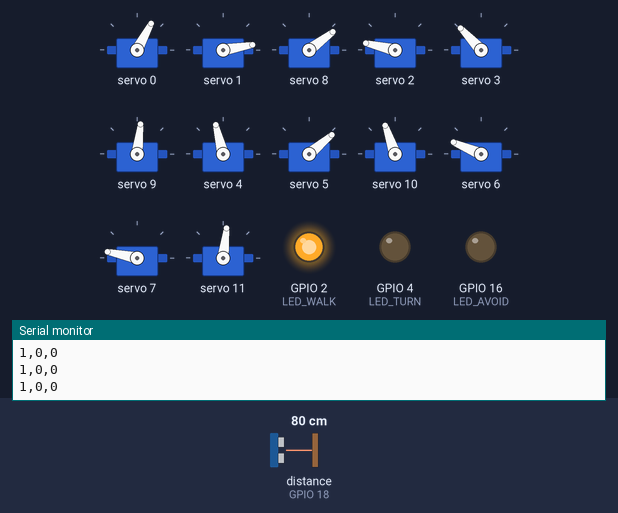
Simulated run of this sketch. Board: ESP32. Parts: 12 × servo, output pins drawn as LEDs (lit = HIGH), the last lines printed to the serial monitor. Wiring (inferred from the names in the program): ultrasonic range finder: trigger GPIO 5; echo GPIO 18. The inputs (shaded band) are chosen by the test bench; at power-on: distance to the obstacle (sensor on GPIO 18) 80 cm. The echo pulse lasts 58.3 µs per cm; pins used as bus, display or sensor lines are not drawn.

Above: at 2.2 s.
2.3 s: distance to the obstacle (sensor on GPIO 18) set to 2 cm
At 3.69 s:
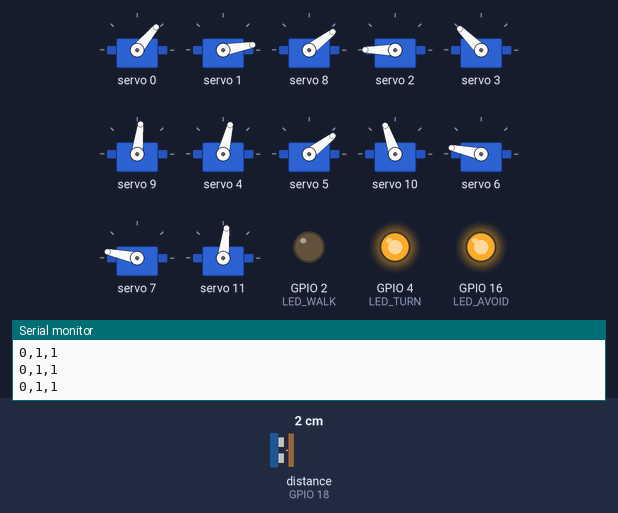
At 4.2 s:
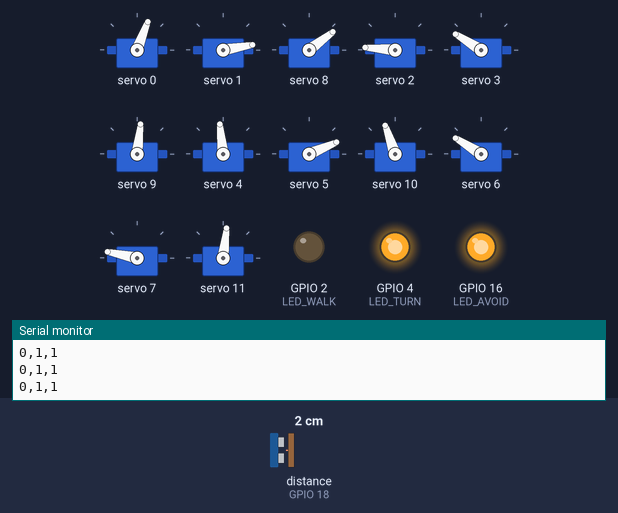
5.3 s: distance to the obstacle (sensor on GPIO 18) set to 18 cm
At 7.57 s:
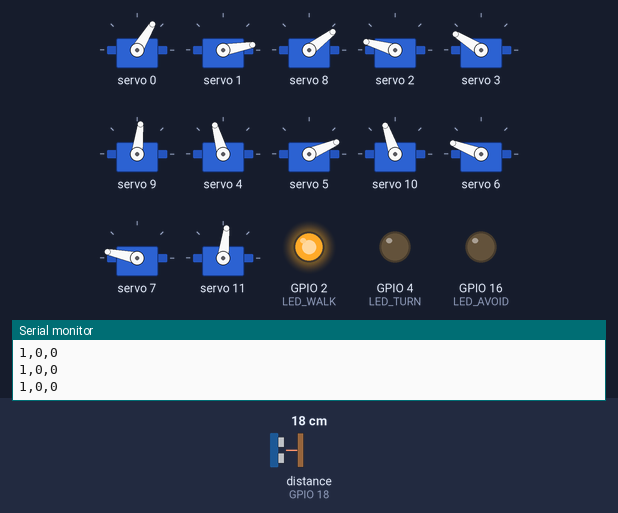
8.3 s: distance to the obstacle (sensor on GPIO 18) set to 14 cm
At 9.35 s:
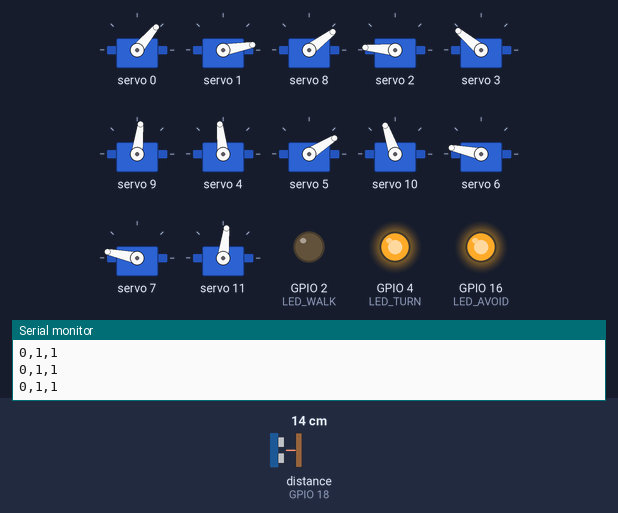
11.3 s: distance to the obstacle (sensor on GPIO 18) set to 35 cm
14.3 s: distance to the obstacle (sensor on GPIO 18) set to 60 cm
17.3 s: distance to the obstacle (sensor on GPIO 18) set to 299 cm
Timing chart, 0 to 21.3 s (numbered marks = the images above; inputs shaded):
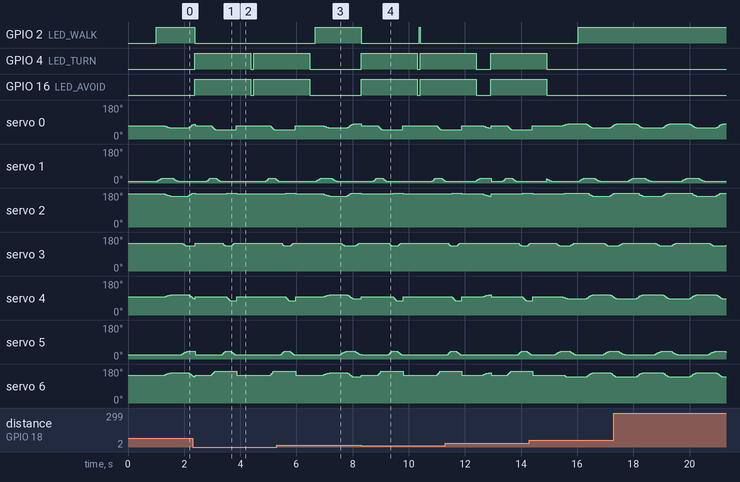

The sketch:

robo_dog.ino
```cpp
#include <Wire.h>
#include <Adafruit_PWMServoDriver.h>

Adafruit_PWMServoDriver pwm = Adafruit_PWMServoDriver();

// --- PINS ---
#define TRIG_PIN 5
#define ECHO_PIN 18
#define LED_WALK 2
#define LED_TURN 4
#define LED_AVOID 16

// --- CALIBRATION ---
const int HIP_C[]  = {50, 130, 70, 110};
const int KNEE_C[] = {5, 110, 15, 125};
const int SH_RAW[] = {25, 60, 80, 60};
const int MIRROR[] = {1, -1, 1, -1};
const int H_CH[] = {0, 2, 4, 6}, K_CH[] = {1, 3, 5, 7}, S_CH[] = {8, 9, 10, 11};
int cur[12];

// --- TUNING ---
const int STEP_SIZE = 8;
const int BACKWARD_STEP_SIZE = 4;
const int LIFT_HEIGHT = 12;
const int TURN_PULL = 15;

// Task Handles
TaskHandle_t xWalkHandle = NULL;
TaskHandle_t xTurnHandle = NULL;

// --- SHARED FUNCTIONS ---
void setServo(int ch, int angle) {
  cur[ch] = angle;
  pwm.setPWM(ch, 0, map(constrain(angle, 0, 180), 0, 180, 120, 620));
}

void moveBatch(const int channels[], const int targets[], int n, int steps, int ms) {
  int starts[n];
  for (int i = 0; i < n; i++) starts[i] = cur[channels[i]];
  for (int s = 1; s <= steps; s++) {
    float t = (1.0 - cos((float)s / steps * PI)) / 2.0;
    for (int i = 0; i < n; i++) setServo(channels[i], starts[i] + (int)((targets[i] - starts[i]) * t));
    vTaskDelay(pdMS_TO_TICKS(ms));
  }
}

void stand() {
  for (int i = 0; i < 4; i++) {
    setServo(H_CH[i], HIP_C[i]);
    setServo(K_CH[i], KNEE_C[i]);
    setServo(S_CH[i], SH_RAW[i]);
  }
}

// --- NEW TASK: TELEMETRY (For Timing Graph) ---
void TaskTelemetry(void *pvParameters) {
  Serial.begin(115200); // Use high baud for Serial Studio
  for (;;) {
    // Read LED states to visualize task execution
    int walk = digitalRead(LED_WALK);
    int turn = digitalRead(LED_TURN);
    int avoid = digitalRead(LED_AVOID);

    // Format: "WalkVal,TurnVal,AvoidVal"
    Serial.print(walk);
    Serial.print(",");
    Serial.print(turn);
    Serial.print(",");
    Serial.println(avoid);

    vTaskDelay(pdMS_TO_TICKS(20)); // High sampling rate for smooth graph
  }
}

// --- TASK 1: SENSING (PRIORITY 4) ---
void TaskSensing(void *pvParameters) {
  pinMode(TRIG_PIN, OUTPUT); pinMode(ECHO_PIN, INPUT);
  pinMode(LED_AVOID, OUTPUT);
  for (;;) {
    digitalWrite(TRIG_PIN, LOW); delayMicroseconds(2);
    digitalWrite(TRIG_PIN, HIGH); delayMicroseconds(10);
    digitalWrite(TRIG_PIN, LOW);
    long duration = pulseIn(ECHO_PIN, HIGH, 30000);
    int distance = (duration > 0) ? (duration * 0.034 / 2) : 999;

    if (distance > 0 && distance < 15) {
      digitalWrite(LED_AVOID, HIGH);
      vTaskSuspend(xWalkHandle);
      xTaskNotifyGive(xTurnHandle);
      vTaskDelay(pdMS_TO_TICKS(2000));
      digitalWrite(LED_AVOID, LOW);
    }
    vTaskDelay(pdMS_TO_TICKS(100));
  }
}

// --- TASK 2: WALKING (PRIORITY 3) ---
void TaskWalking(void *pvParameters) {
  pinMode(LED_WALK, OUTPUT);
  for (;;) {
    digitalWrite(LED_WALK, HIGH);
    int sA=0, sB=3, pA=1, pB=2;
    for(int phase=0; phase<2; phase++) {
      int kCh[] = {K_CH[sA], K_CH[sB]}, kTg[] = {KNEE_C[sA]+MIRROR[sA]*LIFT_HEIGHT, KNEE_C[sB]+MIRROR[sB]*LIFT_HEIGHT};
      moveBatch(kCh, kTg, 2, 12, 20);
      int hCh[] = {H_CH[sA], H_CH[sB], H_CH[pA], H_CH[pB]};
      int hTg[] = {HIP_C[sA]+MIRROR[sA]*-1*STEP_SIZE, HIP_C[sB]+MIRROR[sB]*-1*STEP_SIZE,
                   HIP_C[pA]+MIRROR[pA]*1*STEP_SIZE, HIP_C[pB]+MIRROR[pB]*1*STEP_SIZE};
      moveBatch(hCh, hTg, 4, 12, 20);
      int kPl[] = {KNEE_C[sA], KNEE_C[sB]};
      moveBatch(kCh, kPl, 2, 12, 20);
      vTaskDelay(pdMS_TO_TICKS(80));
      sA=1; sB=2; pA=0; pB=3;
    }
  }
}

// --- TASK 3: TURNING (PRIORITY 2) ---
void TaskTurning(void *pvParameters) {
  pinMode(LED_TURN, OUTPUT);
  int pairs[2][2] = {{0, 3}, {1, 2}};
  for (;;) {
    ulTaskNotifyTake(pdTRUE, portMAX_DELAY);
    digitalWrite(LED_WALK, LOW);
    digitalWrite(LED_TURN, HIGH);

    stand(); vTaskDelay(pdMS_TO_TICKS(400));

    for (int p = 0; p < 2; p++) {
      int legA = pairs[p][0], legB = pairs[p][1];
      int kCh[] = {K_CH[legA], K_CH[legB]}, kUp[] = {KNEE_C[legA]+MIRROR[legA]*LIFT_HEIGHT, KNEE_C[legB]+MIRROR[legB]*LIFT_HEIGHT};
      moveBatch(kCh, kUp, 2, 10, 15);
      int hCh[] = {H_CH[legA], H_CH[legB]}, hTg[] = {HIP_C[legA]+(MIRROR[legA]*-1*TURN_PULL), HIP_C[legB]+(MIRROR[legB]*-1*TURN_PULL)};
      moveBatch(hCh, hTg, 2, 10, 15);
      int kDown[] = {KNEE_C[legA], KNEE_C[legB]};
      moveBatch(kCh, kDown, 2, 10, 15);
      vTaskDelay(pdMS_TO_TICKS(50));
    }
    stand(); vTaskDelay(pdMS_TO_TICKS(500));

    digitalWrite(LED_TURN, LOW);
    vTaskResume(xWalkHandle);
  }
}

void setup() {
  pwm.begin(); pwm.setPWMFreq(50);
  for (int l = 0; l < 4; l++) { cur[H_CH[l]]=HIP_C[l]; cur[S_CH[l]]=SH_RAW[l]; cur[K_CH[l]]=KNEE_C[l]; }
  stand();
  vTaskDelay(pdMS_TO_TICKS(1000));

  // Core 0 handles Sensing and Telemetry
  xTaskCreatePinnedToCore(TaskSensing, "Sense", 4096, NULL, 4, NULL, 0);
  xTaskCreatePinnedToCore(TaskTelemetry, "Log", 2048, NULL, 5, NULL, 0); // Highest priority for graph accuracy

  // Core 1 handles movement tasks
  xTaskCreatePinnedToCore(TaskWalking, "Walk", 4096, NULL, 3, &xWalkHandle, 1);
  xTaskCreatePinnedToCore(TaskTurning, "Turn", 4096, NULL, 2, &xTurnHandle, 1);
}

void loop() {}
```

Measured:
- the behaviour switches between 16 and 15 cm on distance to the obstacle (sensor on GPIO 18) (found by bisection; images 3 and 4)
- after the input at 2.3 s, GPIO 2 (LED_WALK): HIGH → LOW after 0.08 s; GPIO 4 (LED_TURN): LOW → HIGH after 0.08 s, → LOW 2.0 s later, → HIGH 0.11 s later; GPIO 16 (LED_AVOID): LOW → HIGH after 0.08 s, → LOW 2.0 s later, → HIGH 0.10 s later
- after the input at 5.3 s, GPIO 2 (LED_WALK): LOW → HIGH after 1.4 s; GPIO 4 (LED_TURN), GPIO 16 (LED_AVOID): goes on until 6.5 s, then stays LOW
- after the input at 8.3 s, GPIO 2 (LED_WALK): HIGH → LOW at once, → HIGH 2.1 s later, → LOW 0.03 s later; GPIO 4 (LED_TURN): LOW → HIGH at once, → LOW 2.0 s later, → HIGH 0.11 s later; GPIO 16 (LED_AVOID): LOW → HIGH at once, → LOW 2.0 s later, → HIGH 0.10 s later
